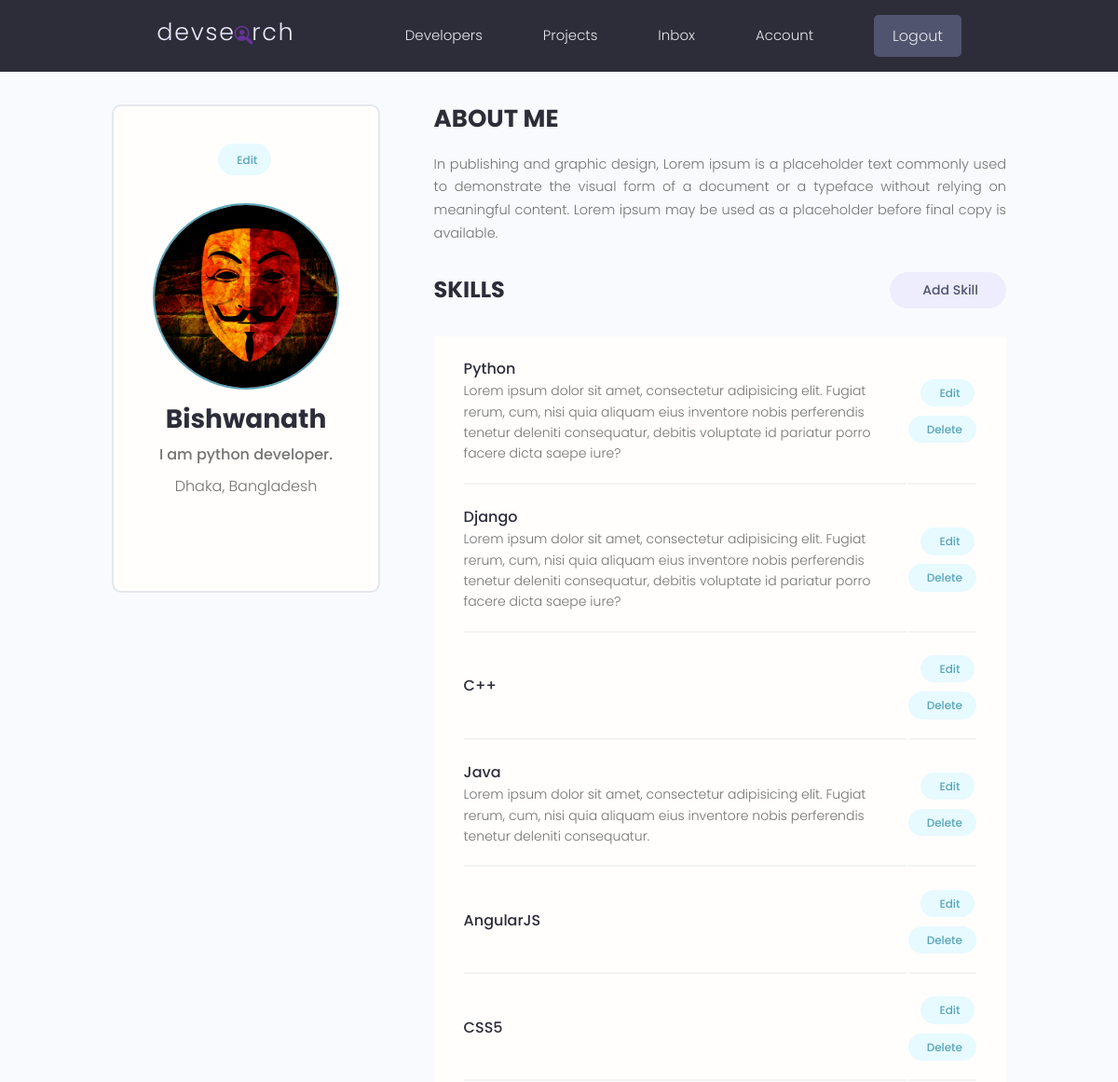
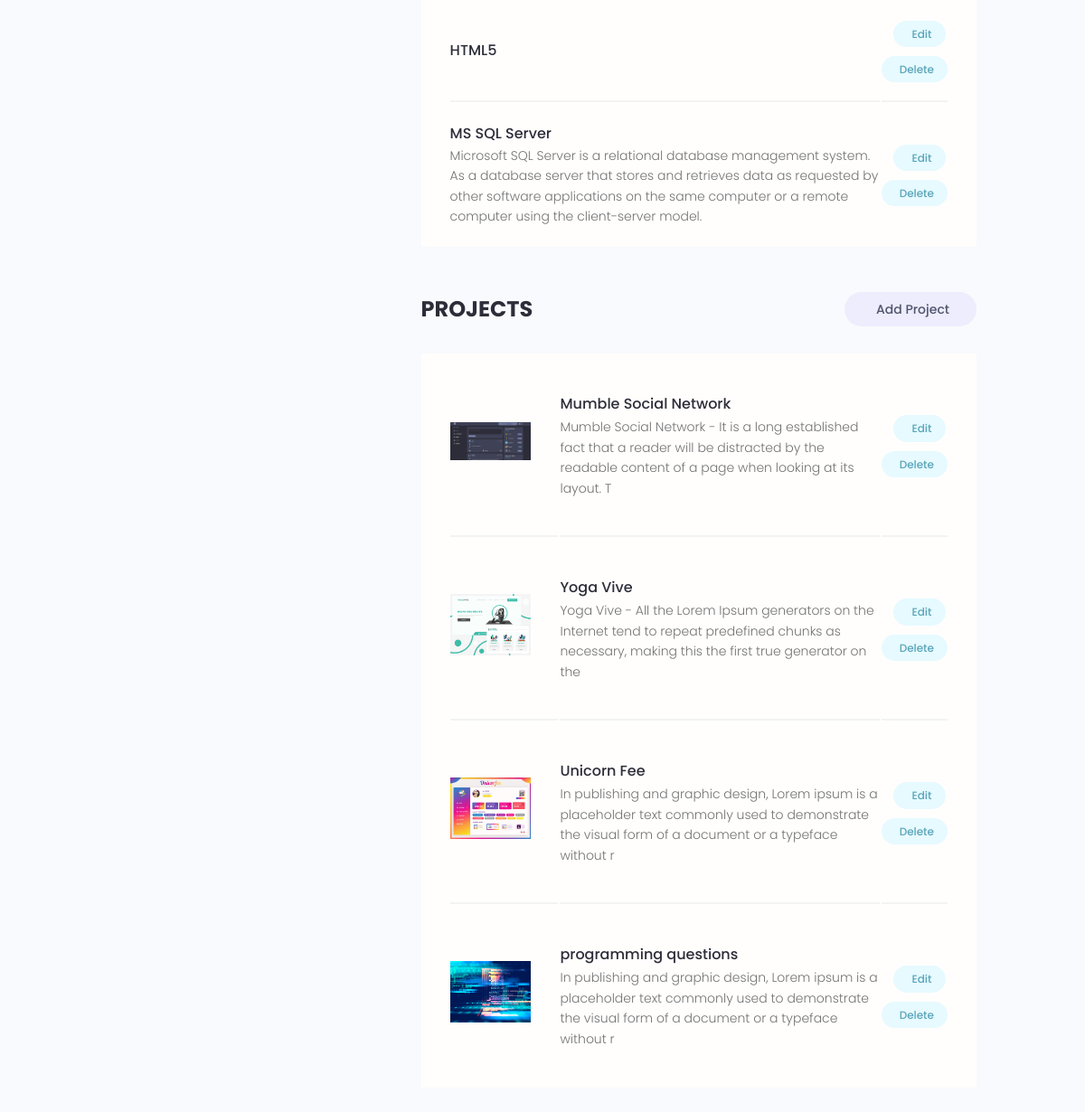
The app's page /account/ (signed in) with its own data (2 pictures, top to bottom).
### users/models.py (models this page shows, shortened)
class Profile(models.Model):
    user = models.OneToOneField(User, on_delete=models.CASCADE, null=True, blank=True)
    name = models.CharField(max_length=200, blank=True, null=True)
    username = models.CharField(max_length=200, blank=True, null=True)
    location = models.CharField(max_length=200, blank=True, null=True)
    email = models.EmailField(max_length=300, blank=True, null=True)
    short_intro = models.CharField(max_length=200, blank=True, null=True)
    bio = models.TextField(blank=True, null=True)
    profile_image = models.ImageField(blank=True, null=True, upload_to='profiles/', default='profiles/profile.png')
    social_github = models.CharField(max_length=200, blank=True, null=True)
    social_twitter = models.CharField(max_length=200, blank=True, null=True)
    social_linkedin = models.CharField(max_length=200, blank=True, null=True)
    social_youtube = models.CharField(max_length=200, blank=True, null=True)
    social_website = models.CharField(max_length=200, blank=True, null=True)
    created = models.DateTimeField(auto_now_add=True)
    id = models.UUIDField(default=uuid.uuid4, unique=True, primary_key=True, editable=False)

class Skill(models.Model):
    owner = models.ForeignKey(Profile, on_delete=models.CASCADE, null=True, blank=True)
    name = models.CharField(max_length=200, null=True, blank=True)
    description = models.TextField(null=True, blank=True)
    created = models.DateTimeField(auto_now_add=True)
    id = models.UUIDField(default=uuid.uuid4, unique=True, primary_key=True, editable=False)

### projects/models.py (models this page shows, shortened)
class Project(models.Model):
    owner = models.ForeignKey(Profile, blank=True, null=True, on_delete=models.SET_NULL)
    title = models.CharField(max_length=200)
    description = models.TextField(null=True, blank=True)
    featured_image = models.ImageField(null=True, blank=True, default="default.jpg")
    demo_link = models.CharField(max_length=1000, null=True, blank=True)
    source_link = models.CharField(max_length=1000, null=True, blank=True)
    tags = models.ManyToManyField('Tag', blank=True)    # Tag model is created below, so we have use 'Tag'
    vote_total = models.IntegerField(default=0, null=True, blank=True)
    vote_ratio = models.IntegerField(default=0, null=True, blank=True)
    created = models.DateTimeField(auto_now_add=True)
    id = models.UUIDField(default=uuid.uuid4, unique=True, primary_key=True, editable=False)

### users/views.py (the view)
# urls.py: path('account/', views.userAccount, name='account'),
@login_required(login_url='login')
def userAccount(request):
    profile = request.user.profile
    skills = profile.skill_set.all()
    projects = profile.project_set.all()
    context = {'profile': profile, 'skills': skills, 'projects': projects}
    return render(request, 'users/account.html', context)

### users/templates/users/account.html (shortened to what this page needs)
{% extends 'main.html' %}
{% block content %}
  <main class="settingsPage profile my-md">
    <div class="container">
      <div class="layout">
        <div class="column column--1of3">
          <div class="card text-center">
            <div class="card__body dev">
              <a class="tag tag--pill tag--main settings__btn" href="{% url 'edit-account' %}"> Edit</a>
              <img class="avatar avatar--xl dev__avatar" src="{{ profile.profile_image.url }}" />
              <h2 class="dev__name">{{ profile.name }}</h2>
              <p class="dev__title">{{ profile.short_intro }}</p>
              <p class="dev__location">{{ profile.location }}</p>
            </div>
          </div>
        </div>
        <div class="column column--2of3">
          <div class="devInfo">
            <h3 class="devInfo__title">About Me</h3>
            <p class="devInfo__about">{{ profile.bio }}</p>
          </div>
          <div class="settings">
            <h3 class="settings__title">Skills</h3>
            <a class="tag tag--pill tag--sub settings__btn tag--lg" href="{% url 'create-skill' %}"> Add Skill</a>
          </div>
          <table class="settings__table">
            {% for skill in skills %}
            <tr>
              <td class="settings__tableInfo">
                <h4>{{ skill.name }}</h4>
                <p>{{ skill.description }}</p>
              </td>
              <td class="settings__tableActions">
                <a class="tag tag--pill tag--main settings__btn" href="{% url 'update-skill' skill.id %}"> Edit</a>
                <a class="tag tag--pill tag--main settings__btn" href="{% url 'delete-skill' skill.id %}">
                  Delete</a>
              </td>
            </tr>
            {% endfor %}
          </table>
          <div class="settings">
            <h3 class="settings__title">Projects</h3>
            <a class="tag tag--pill tag--sub settings__btn tag--lg" href="{% url 'create-project' %}"> Add Project</a>
          </div>
          <table class="settings__table">
            {% for project in projects %}
            <tr>
              <td class="settings__thumbnail">
                <a href="{% url 'project' project.id %}"><img src="{{ project.featured_image.url }}" alt="Project Thumbnail" /></a>
              </td>
              <td class="settings__tableInfo">
                <a href="{% url 'project' project.id %}">{{ project.title }}</a>
                <p>{{ project.description|slice:"150" }}</p>
              </td>
              <td class="settings__tableActions">
                <a class="tag tag--pill tag--main settings__btn" href="{% url 'update-project' project.id %}"> Edit</a>
                <a class="tag tag--pill tag--main settings__btn" href="{% url 'delete-project' project.id %}">
                  Delete</a>
              </td>
            </tr>
            {% endfor %}
          </table>
        </div>
      </div>
    </div>
  </main>
  {% endblock %}

### static/styles/app.css (style rules this page uses)
:root { --color-sub: #2d2d39; }
.card { border: 2px solid var(--color-light); }
img { width: 100%; }
.profile .card > .dev { padding: 4rem; }
.dev__avatar { display: block; margin: auto; }
.dev__name { color: var(--color-sub); font-size: 2.8rem; font-weight: 700; margin-top: 1rem; margin-bottom: 0.5rem; }
.dev__title { font-size: 1.6rem; font-weight: 500; line-height: 1.3; }
.dev__location { margin-top: 1rem; }
.devInfo { margin-bottom: 3rem; }
.devInfo__title, .devInfo__subtitle { font-size: 2.6rem; color: var(--color-sub); text-transform: uppercase; font-weight: 700; margin-bottom: 1.5rem; }
.devInfo__about, .devSkill__info { font-size: 1.45rem; line-height: 1.7; text-align: justify; }
.settingsPage .dev > .settings__btn { display: inline-block; margin-bottom: 3rem; }
.settings { display: flex; justify-content: space-between; align-items: center; }
.settings__title { font-size: 2.4rem; text-transform: uppercase; font-weight: 700; color: var(--color-sub); }
.settings__table { margin-top: 3rem; margin-bottom: 5rem; padding: 0 3rem; background: var(--color-white); }
.settings__table tr { width: 100%; }
.settings__table tr > td { padding: 2rem 0; }
.settings__table tr:not(:last-child) td { border-bottom: 2px solid var(--color-white-light); }
.settings__thumbnail { width: 23%; min-width: 10rem; }
.settings__thumbnail img { padding-right: 3rem; height: 15rem; object-fit: contain; }
.settings__tableInfo { width: 100%; }
.settings__tableInfo h4, .settings__tableInfo a { padding-right: 1rem; width: auto; font-size: 1.6rem; font-weight: 500; color: var(--color-sub); }
.settings__tableInfo p { font-size: 1.4rem; }
.settings__tableActions { text-align: right; }

### static/uikit/styles/modules/_variables.css (style rules this page uses)
:root { --color-main: #5aa5b9; --color-main-light: #e6faff; --color-sub: #3f4156; --color-sub-light: #51546e; --color-sub-lighter: #ededfd; --color-text: #737373; --color-gray: #8b8b8b; --color-light: #e5e7eb; --color-light-gray: #767676; --color-bg: #f8fafd; --color-white: #fffefd; --color-white-light: #f3f3f3; --color-success: #359e64; --color-success-bg: #def8e8; --color-error: #fc4b0b; --color-error-bg: #fff2ee; --font-base: 'Poppins', arial, helvetica, 'Segoe UI', roboto, ubuntu, sans-serif; --font-monospace: 'Fira Code', 'Courier New', courier, monospace; --font-regular: 300; --font-medium: 500; --font-bold: 700; --generic-shadow: 1px 1px 5px #00000010; --generic-transition: all 0.3s ease-in-out; }

### static/uikit/styles/modules/_base.css (style rules this page uses)
* { margin: 0; padding: 0; box-sizing: border-box; text-rendering: optimizeLegibility; color: inherit; font-size: inherit; }
html { font-size: 50%; }
@media only screen and (min-width: 480px) { html { font-size: 56.25%; } }
@media only screen and (min-width: 1200px) { html { font-size: 62.5%; } }
body { line-height: 1.6; font-weight: 400; font-size: 1.5rem; color: var(--color-text); background-color: var(--color-bg); min-height: 100vh; }

### static/uikit/styles/modules/_typography.css (style rules this page uses)
* { font-family: var(--font-base); }
h2 { font-size: 3.6rem; font-weight: var(--font-bold); }
h3 { font-size: 3.2rem; font-weight: var(--font-medium); }
h4 { font-size: 2.8rem; font-weight: var(--font-medium); }
p, span, strong { font-size: 1.6rem; color: var(--color-text); font-weight: var(--font-regular); }
a { padding-bottom: 2px; text-decoration: none; display: inline-block; color: var(--color-main); font-weight: var(--font-medium); }

### static/uikit/styles/modules/_utilities.css (style rules this page uses)
.container { width: 92%; max-width: 165rem; margin: 0 auto; box-sizing: border-box; }
@media screen and (min-width: 1000px) { .container { width: 90%; } }
@media screen and (min-width: 1200px) { .container { width: 80%; } }
.text-center { text-align: center; }
.my-md { margin: 3rem auto; }

### static/uikit/styles/modules/_avatar.css (style rules this page uses)
.avatar { border-radius: 50%; border: 2px solid var(--color-main); object-fit: cover; }
.avatar--xl { height: 20rem; width: 20rem; }

### static/uikit/styles/modules/_card.css (style rules this page uses)
.card { border-radius: 1rem; background-color: var(--color-white); border: 1.5px solid var(--color-light); width: auto; height: auto; margin-top: 0.5rem; margin-bottom: 0.5rem; overflow: hidden; }
.card__body, .card__header { padding: 2rem 2.5rem; }

### static/uikit/styles/modules/_layout.css (style rules this page uses)
.layout { display: flex; flex-flow: row wrap; justify-content: space-between; }
.layout > .column { margin-bottom: 3rem; }
.layout > .column.column--1of3 { flex-basis: 30%; }
.layout > .column.column--2of3 { flex-basis: 64%; }

### records on screen
Profile: profile_image (picture), name "Bishwanath", short_intro "I am python developer.", location "Dhaka, Bangladesh", bio "In publishing and graphic design, Lorem ipsum is a placeholder text commonly used to demonstrate the visual form of a document or a typeface without relying on meaningful content. Lorem ipsum may be used as a placeholder before final copy is available."
Skill: name "Python", description "Lorem ipsum dolor sit amet, consectetur adipisicing elit. Fugiat rerum, cum, nisi quia aliquam eius inventore nobis perferendis tenetur deleniti consequatur, debitis voluptate id pariatur porro facere dicta saepe iure?"
Skill: name "Django", description "Lorem ipsum dolor sit amet, consectetur adipisicing elit. Fugiat rerum, cum, nisi quia aliquam eius inventore nobis perferendis tenetur deleniti consequatur, debitis voluptate id pariatur porro facere dicta saepe iure?"
Skill: name "C++"
Skill: name "Java", description "Lorem ipsum dolor sit amet, consectetur adipisicing elit. Fugiat rerum, cum, nisi quia aliquam eius inventore nobis perferendis tenetur deleniti consequatur."
Skill: name "AngularJS"
Skill: name "CSS5"
Skill: name "HTML5"
Skill: name "MS SQL Server", description "Microsoft SQL Server is a relational database management system. As a database server that stores and retrieves data as requested by other software applications on the same computer or a remote computer using the client-server model."
Project: featured_image (picture), title "Mumble Social Network", description "Mumble Social Network - It is a long established fact that a reader will be distracted by the readable content of a page when looking at its layout. T"
Project: featured_image (picture), title "Yoga Vive", description "Yoga Vive - All the Lorem Ipsum generators on the Internet tend to repeat predefined chunks as necessary, making this the first true generator on the"
Project: featured_image (picture), title "Unicorn Fee", description "In publishing and graphic design, Lorem ipsum is a placeholder text commonly used to demonstrate the visual form of a document or a typeface without r"
Project: featured_image (picture), title "programming questions", description "In publishing and graphic design, Lorem ipsum is a placeholder text commonly used to demonstrate the visual form of a document or a typeface without r"
